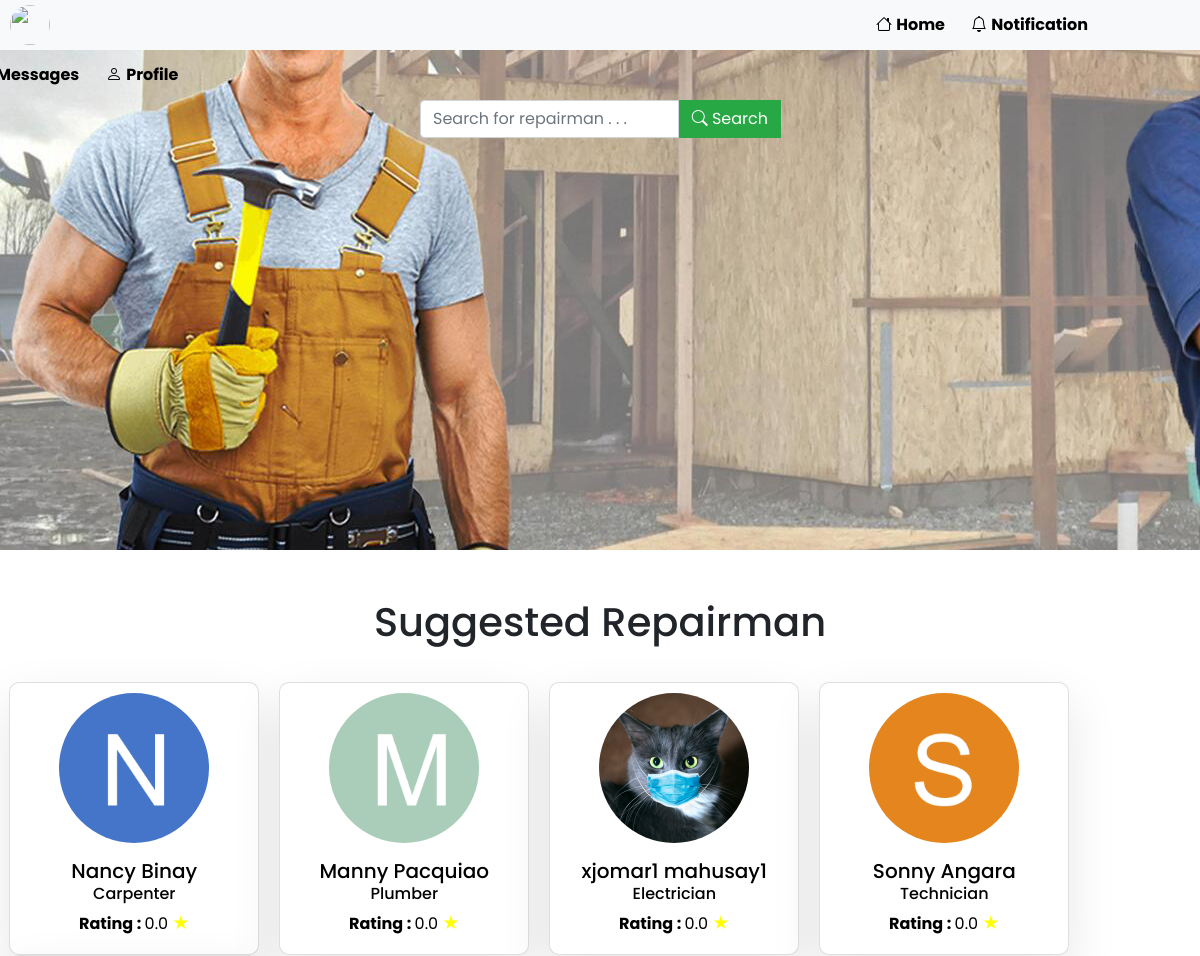
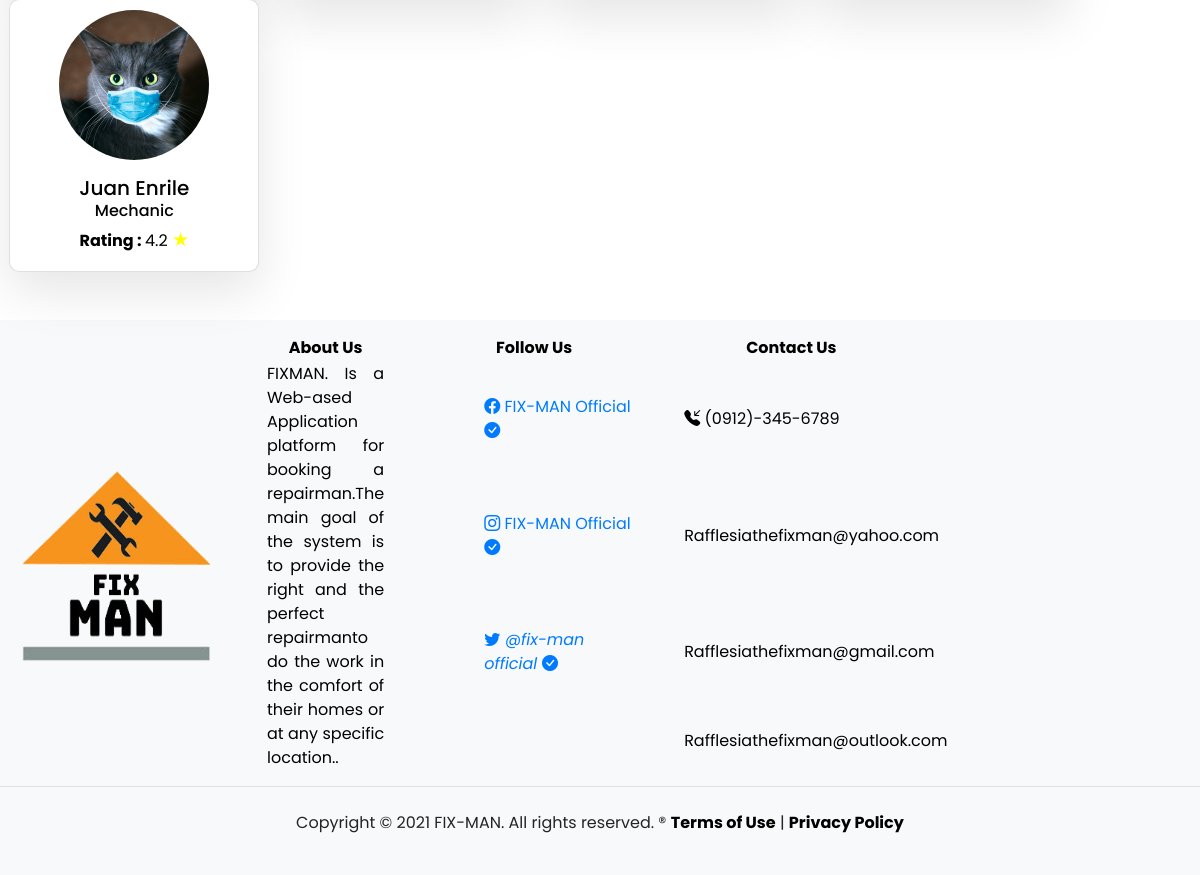
/user/customerhomepage.php (signed in), run on the app's committed database (2 pictures, top to bottom).
### tables this page shows
CREATE TABLE `repairman` (
  `repairmanid` int(11) NOT NULL,
  `fname` varchar(50) NOT NULL,
  `mname` varchar(50) NOT NULL,
  `lname` varchar(50) NOT NULL,
  `age` int(11) NOT NULL,
  `bdate` date NOT NULL,
  `address` varchar(50) NOT NULL,
  `contactno` varchar(50) NOT NULL,
  `gender` varchar(50) NOT NULL,
  `username` varchar(50) NOT NULL,
  `password` varchar(50) NOT NULL,
  `email` varchar(50) NOT NULL,
  `category` varchar(50) NOT NULL,
  `experience` varchar(50) NOT NULL,
  `fee` decimal(11,2) NOT NULL,
  `documents` varchar(100) NOT NULL,
  `documents2` varchar(50) NOT NULL,
  `documents3` varchar(50) NOT NULL,
  `profilepix` varchar(200) NOT NULL,
  `user_type` varchar(50) NOT NULL,
  `status` varchar(50) NOT NULL,
  `transaction` varchar(50) NOT NULL,
  `paymentopt` varchar(11) NOT NULL
);

### user/customerhomepage.php (the view, shortened to what this page needs)
<?php
	include('../includes/config.php');
	$carpenter = mysqli_query($database, "SELECT repairmanid, profilepix, fname, lname, category FROM repairman WHERE transaction = 'Available' AND paymentopt = '1' AND category = 'Carpenter' ORDER BY RAND () LIMIT 1");
	$plumber = mysqli_query($database, "SELECT repairmanid, profilepix, fname, lname, category FROM repairman WHERE transaction = 'Available' AND paymentopt = '1' AND category = 'Plumber' ORDER BY RAND () LIMIT 1");
	$electrician = mysqli_query($database, "SELECT repairmanid, profilepix, fname, lname, category FROM repairman WHERE transaction = 'Available' AND paymentopt = '1' AND category = 'Electrician' ORDER BY RAND () LIMIT 1");
	$mechanic = mysqli_query($database, "SELECT repairmanid, profilepix, fname, lname, category FROM repairman WHERE transaction = 'Available' AND paymentopt = '1' AND category = 'Mechanic' ORDER BY RAND () LIMIT 1");
	$technician = mysqli_query($database, "SELECT repairmanid, profilepix, fname, lname, category FROM repairman WHERE transaction = 'Available' AND paymentopt = '1' AND category = 'Technician' ORDER BY RAND () LIMIT 1");
?>
<!DOCTYPE html>
<html>
<head>
	<link rel="stylesheet" href="https://maxcdn.bootstrapcdn.com/bootstrap/4.0.0/css/bootstrap.min.css">
	<link rel="stylesheet" href="https://cdn.jsdelivr.net/npm/bootstrap-icons@1.4.0/font/bootstrap-icons.css">
    <link rel="stylesheet" type="text/css" href="user.css">
</head>
<body>
<?php include('userheader.php')?>
<div  style="background-image:url('../images/userhomepage.png');height:500px">
	<div class="col-sm-12">
		<center>
			<div class="col-md-4">
				<form action="customerhomepageview.php" method="post">
				    <div class="input-group">
				        <input type="text" class="form-control" id="validationTooltipUsername" placeholder="Search for repairman . . ." name="dis" style="margin-top:50px">
				        <div class="input-group-prepend">
						<button class="btn btn-success" type="submit" name="display" style="margin-top:50px"><i class="bi bi-search"></i> Search </button>
				        </div>
				    </div>
				</form>
			</div><br>
		</center>
	</div>
</div>
<br><br>
<div style="margin-bottom:3%;text-align:center"><h1><p>Suggested Repairman</p></h1></div>
<div class="row display-repairman">
	<div class="repairman">
		<?php
			while ($car = mysqli_fetch_array($carpenter))
			{
				$repairmanid = $car['repairmanid'];
				$rating = mysqli_query($database, "SELECT sum(rate) AS rate FROM ratingsandfeedback WHERE repairmanid = '$repairmanid'");
				$rates =mysqli_query($database, "SELECT * FROM ratingsandfeedback WHERE repairmanid = '$repairmanid'");
				while($rat = mysqli_fetch_array($rating))
				{
				  $number = mysqli_num_rows($rates);
				  $rate = $rat['rate'];
				  if($rate == 0)
				  {
				    $totalrate = '0.0';
				  }
				  else
				  {
				    $totalrate = $rate / $number;
				  }
				}
				echo '<a href="viewrepairman.php?repairmanid='.$car['repairmanid'].'" style="color:black;text-decoration:none"><div class="card" style="width: 18rem">';
				echo '<img class="card-img-top" src="'.$car['profilepix'].'" alt="'.$car['fname'].' '.$car['lname'].'">';
				echo '<div class="car-body">';
				echo '<p class="card-text"><h5>'.$car['fname'].' '.$car['lname'].'</h5></p>';
				echo '<p class="card-text" style="margin-top:-15px"><h6>'.$car['category'].'</h6></p>';
				echo '<p style="margin-top:-10px"><b>Rating : </b>'; if($totalrate == 0) { echo$totalrate; echo ' '; echo "<span style='color:  #FFFF00;font-size:1.2em'>"; echo "&#x2605;"; } else { echo$totalrate; echo ' '; echo "<span style='color:  #FFFF00;font-size:1.2em'>"; echo "&#x2605;"; } echo '</p>';
				echo '</div>';
				echo '</div></a>';
			}
		?>
	</div>
	<div class="repairman">
		<?php
			while ($plu = mysqli_fetch_array($plumber))
			{
				$repairmanid = $plu['repairmanid'];
				$rating = mysqli_query($database, "SELECT sum(rate) AS rate FROM ratingsandfeedback WHERE repairmanid = '$repairmanid'");
				$rates =mysqli_query($database, "SELECT * FROM ratingsandfeedback WHERE repairmanid = '$repairmanid'");
				while($rat = mysqli_fetch_array($rating))
				{
				  $number = mysqli_num_rows($rates);
				  $rate = $rat['rate'];
				  if($rate == 0)
				  {
				    $totalrate = '0.0';
				  }
				  else
				  {
				    $totalrate = $rate / $number;
				  }
				}
				echo '<a href="viewrepairman.php?repairmanid='.$plu['repairmanid'].'" style="color:black;text-decoration:none"><div class="card" style="width: 18rem">';
				echo '<img class="card-img-top" src="../profilepix/'.$plu['profilepix'].'" alt="'.$plu['fname'].' '.$plu['lname'].'">';
				echo '<div class="car-body">';
				echo '<p class="card-text"><h5>'.$plu['fname'].' '.$plu['lname'].'</h5></p>';
				echo '<p class="card-text" style="margin-top:-15px"><h6>'.$plu['category'].'</h6></p>';
				echo '<p style="margin-top:-10px"><b>Rating : </b>'; if($totalrate == 0) { echo$totalrate; echo ' '; echo "<span style='color:  #FFFF00;font-size:1.2em'>"; echo "&#x2605;"; } else { echo$totalrate; echo ' '; echo "<span style='color:  #FFFF00;font-size:1.2em'>"; echo "&#x2605;"; } echo '</p>';
				echo '</div>';
				echo '</div></a>';
			}
		?>
	</div>
	<div class="repairman">
		<?php
			while ($ele = mysqli_fetch_array($electrician))
			{
				$repairmanid = $ele['repairmanid'];
				$rating = mysqli_query($database, "SELECT sum(rate) AS rate FROM ratingsandfeedback WHERE repairmanid = '$repairmanid'");
				$rates =mysqli_query($database, "SELECT * FROM ratingsandfeedback WHERE repairmanid = '$repairmanid'");
				while($rat = mysqli_fetch_array($rating))
				{
				  $number = mysqli_num_rows($rates);
				  $rate = $rat['rate'];
				  if($rate == 0)
				  {
				    $totalrate = '0.0';
				  }
				  else
				  {
				    $totalrate = $rate / $number;
				  }
				}
				echo '<a href="viewrepairman.php?repairmanid='.$ele['repairmanid'].'" style="color:black;text-decoration:none"><div class="card" style="width: 18rem">';
				echo '<img class="card-img-top" src="../profilepix/'.$ele['profilepix'].'" alt="'.$ele['fname'].' '.$ele['lname'].'">';
				echo '<div class="car-body">';
				echo '<p class="card-text"><h5>'.$ele['fname'].' '.$ele['lname'].'</h5></p>';
				echo '<p class="card-text" style="margin-top:-15px"><h6>'.$ele['category'].'</h6></p>';
				echo '<p style="margin-top:-10px"><b>Rating : </b>'; if($totalrate == 0) { echo$totalrate; echo ' '; echo "<span style='color:  #FFFF00;font-size:1.2em'>"; echo "&#x2605;"; } else { echo$totalrate; echo ' '; echo "<span style='color:  #FFFF00;font-size:1.2em'>"; echo "&#x2605;"; } echo '</p>';
				echo '</div>';
				echo '</div></a>';
			}
		?>
	</div>
	<div class="repairman">
		<?php
			while ($tec = mysqli_fetch_array($technician))
			{
				$repairmanid = $tec['repairmanid'];
				$rating = mysqli_query($database, "SELECT sum(rate) AS rate FROM ratingsandfeedback WHERE repairmanid = '$repairmanid'");
				$rates =mysqli_query($database, "SELECT * FROM ratingsandfeedback WHERE repairmanid = '$repairmanid'");
				while($rat = mysqli_fetch_array($rating))
				{
				  $number = mysqli_num_rows($rates);
				  $rate = $rat['rate'];
				  if($rate == 0)
				  {
				    $totalrate = '0.0';
				  }
				  else
				  {
				    $totalrate = $rate / $number;
				  }
				}
				echo '<a href="viewrepairman.php?repairmanid='.$tec['repairmanid'].'" style="color:black;text-decoration:none"><div class="card" style="width: 18rem">';
				echo '<img class="card-img-top" src="../profilepix/'.$tec['profilepix'].'" alt="'.$tec['fname'].' '.$tec['lname'].'">';
				echo '<div class="car-body">';
				echo '<p class="card-text"><h5>'.$tec['fname'].' '.$tec['lname'].'</h5></p>';
				echo '<p class="card-text" style="margin-top:-15px"><h6>'.$tec['category'].'</h6></p>';
				echo '<p style="margin-top:-10px"><b>Rating : </b>'; if($totalrate == 0) { echo$totalrate; echo ' '; echo "<span style='color:  #FFFF00;font-size:1.2em'>"; echo "&#x2605;"; } else { echo$totalrate; echo ' '; echo "<span style='color:  #FFFF00;font-size:1.2em'>"; echo "&#x2605;"; } echo '</p>';
				echo '</div>';
				echo '</div></a>';
			}
		?>
	</div>
	<div class="repairman carpenter">
		<?php
			while ($mec = mysqli_fetch_array($mechanic))
			{
				$repairmanid = $mec['repairmanid'];
				$rating = mysqli_query($database, "SELECT sum(rate) AS rate FROM ratingsandfeedback WHERE repairmanid = '$repairmanid'");
				$rates =mysqli_query($database, "SELECT * FROM ratingsandfeedback WHERE repairmanid = '$repairmanid'");
				while($rat = mysqli_fetch_array($rating))
				{
				  $number = mysqli_num_rows($rates);
				  $rate = $rat['rate'];
				  if($rate == 0)
				  {
				    $totalrate = '0.0';
				  }
				  else
				  {
				    $totalrate = $rate / $number;
				  }
				}
				echo '<a href="viewrepairman.php?repairmanid='.$mec['repairmanid'].'" style="color:black;text-decoration:none"><div class="card" style="width: 18rem">';
				echo '<img class="card-img-top" src="../profilepix/'.$mec['profilepix'].'" alt="'.$mec['fname'].' '.$mec['lname'].'">';
				echo '<div class="car-body">';
				echo '<p class="card-text"><h5>'.$mec['fname'].' '.$mec['lname'].'</h5></p>';
				echo '<p class="card-text" style="margin-top:-15px"><h6>'.$mec['category'].'</h6></p>';
				echo '<p style="margin-top:-10px"><b>Rating : </b>'; if($totalrate == 0) { echo$totalrate; echo ' '; echo "<span style='color:  #FFFF00;font-size:1.2em'>"; echo "&#x2605;"; } else { echo$totalrate; echo ' '; echo "<span style='color:  #FFFF00;font-size:1.2em'>"; echo "&#x2605;"; } echo '</p>';
				echo '</div>';
				echo '</div></a>';
			}
		?>
	</div>
</div>
<br><br>
<?php include('../includes/footer.php'); ?>
</body>
</html>

### user/user.css (style rules this page uses)
body { font-family: 'Poppins', sans-serif !important; height: auto; background-position: center; background-repeat: no-repeat; background-size: cover; font-size: 1em !important; }

### user/customerhomepage.php (style rules this page uses)
.repairman { width: 270px; }
.display-repairman img { margin-top: 10px !important; height: 150px; width: 150px; border-radius: 100px; display: block; margin: 0 auto; }
.card { text-align: center; left:9%; transform:translate(0%,0%); width:250px !important; min-height:auto; background:#fff; box-shadow:0 20px 50px rgba(0,0,0,.1); border-radius:10px; transition:0.5s; }

### data on the page
repairman: profilepix (picture), fname "Nancy", lname "Binay", category "Carpenter", totalrate "0.0"
repairman: profilepix (picture), fname "Manny", lname "Pacquiao", category "Plumber", totalrate "0.0"
repairman: profilepix (picture), fname "xjomar1", lname "mahusay1", category "Electrician", totalrate "0.0"
repairman: profilepix (picture), fname "Sonny", lname "Angara", category "Technician", totalrate "0.0"
repairman: profilepix (picture), fname "Juan", lname "Enrile", category "Mechanic", totalrate "4.2"
